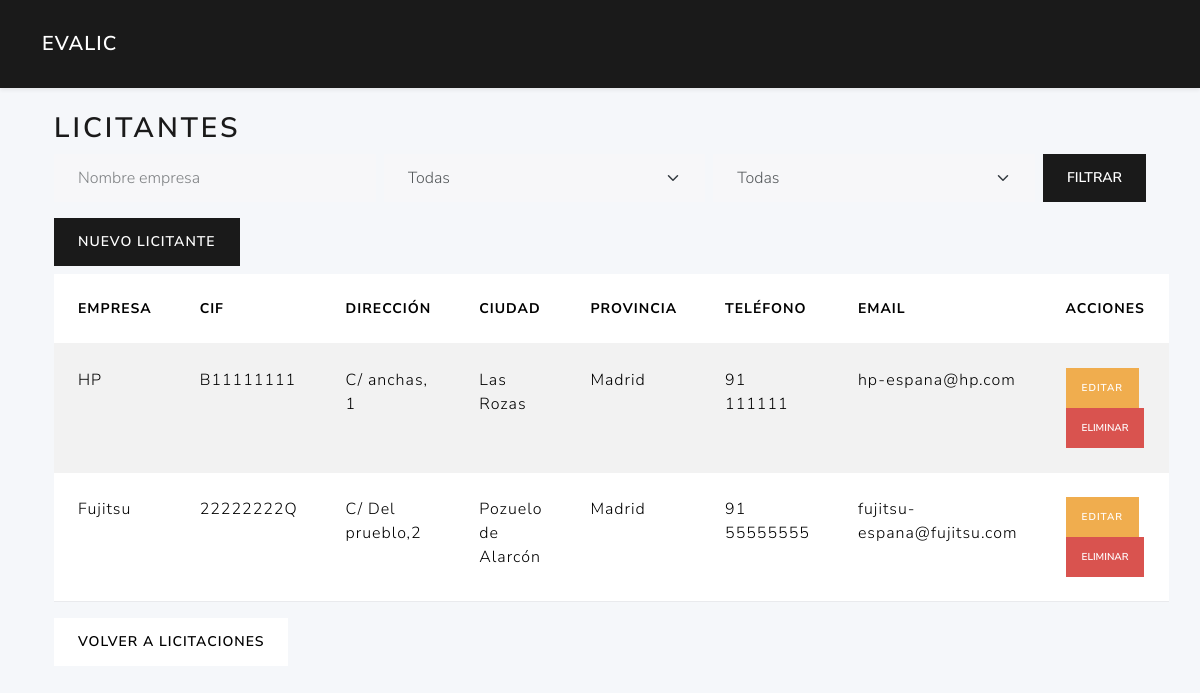
/licitantes/, run on an earlier commit of the app's database.
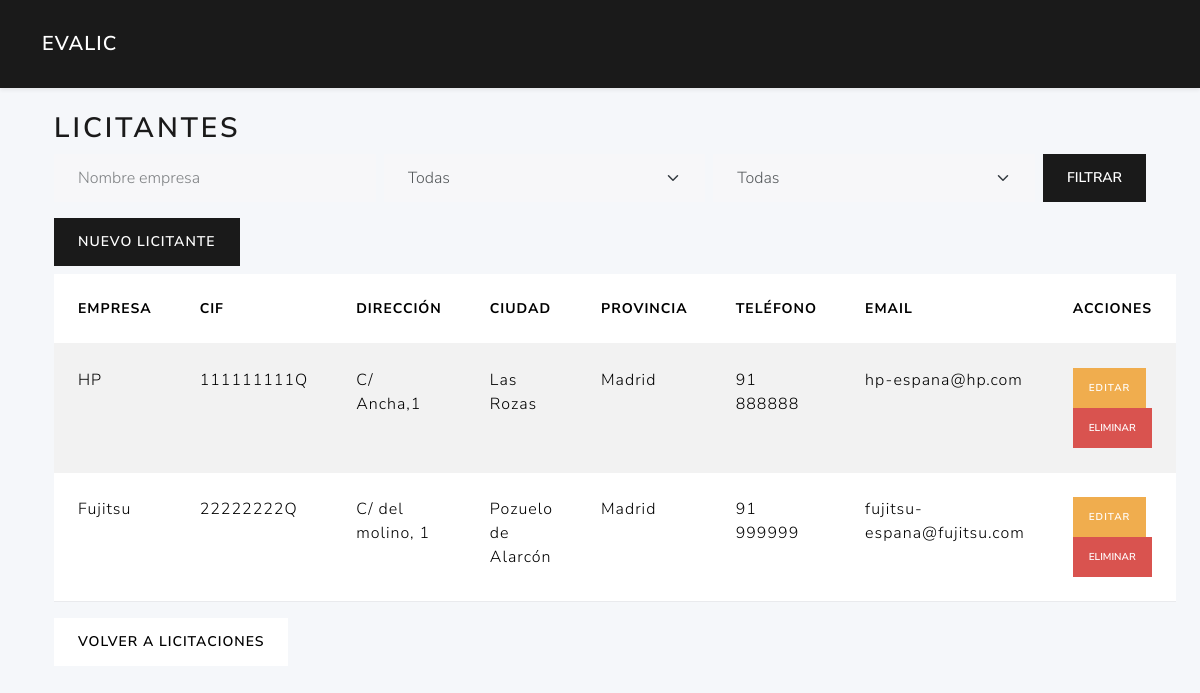
And on a later commit of the database.
### tables this page shows
CREATE TABLE licitantes (
        id  INTEGER PRIMARY KEY AUTOINCREMENT,
        nombreempresa TEXT NOT NULL,
        cif text NOT NULL,
        direccion text,
        ciudad text,
        provincia text,
        telefono text,
        email text                                                                                                                            
    );

### routes/licitantes_routes.py (the view)
@licitantes_bp.route('/')
def index():
    licitacion_id = request.args.get('licitacion_id', type=int)
    all_licitantes = list_licitantes_logic(current_app)
    lics = all_licitantes
    filtro_nombre    = request.args.get('filtro_nombre',   '').strip()
    filtro_provincia = request.args.get('filtro_provincia','')
    filtro_ciudad    = request.args.get('filtro_ciudad',   '')
    if filtro_nombre:
        lics = [
            l for l in lics
            if filtro_nombre.lower() in (l['nombreempresa'] or '').lower()
        ]
    if filtro_provincia:
        lics = [
            l for l in lics
            if l['provincia'] == filtro_provincia
        ]
    if filtro_ciudad:
        lics = [
            l for l in lics
            if filtro_ciudad.lower() in (l['ciudad'] or '').lower()
        ]
    provincias = sorted({l['provincia'] for l in all_licitantes if l['provincia']})
    ciudades   = sorted({l['ciudad']    for l in all_licitantes if l['ciudad']})
    return render_template(
        'licitantes/index.html',
        licitantes=lics,
        licitacion_id=licitacion_id,
        provincias=provincias,
        ciudades=ciudades,
        request=request
    )

### app.py (called while the page is built)
def create_app():
    app = Flask(__name__)
    app.permanent_session_lifetime = timedelta(hours=1)  # Sesión permanente por 1 hora
    app.config.from_object(Config)
    @app.context_processor
    def utility_processor():
        from flask import request, url_for
        def url_for_other_page(page):
            args = request.args.copy()
            args['page'] = page
            return url_for('licitaciones.index', **args)
        return dict(url_for_other_page=url_for_other_page)
    app.teardown_appcontext(close_connection)
    with app.app_context():
        init_db(app)
    app.register_blueprint(auth_bp)
    app.register_blueprint(user_bp)
    app.register_blueprint(licitaciones_bp)
    app.register_blueprint(ofertas_bp)
    app.register_blueprint(licitantes_bp)
    app.register_blueprint(evaluador_bp)
    app.register_blueprint(criterios_bp)
    return app

### models/dao.py (called while the page is built)
def close_connection(exception):
    db = getattr(g, '_database', None)
    if db is not None:
        db.close()

### models/licitantes_data.py (called while the page is built)
def list_licitantes(db):
    cur = db.execute(
        "SELECT id, nombreempresa, cif, direccion, ciudad, provincia, telefono, email FROM licitantes ORDER BY id"
    )
    return cur.fetchall()

### templates/licitantes/index.html (shortened to what this page needs)
{% extends 'base.html' %}
{% block content %}
<div class="container">
  <h2>Licitantes</h2>
  <form method="get" class="row g-2 mb-3 align-items-end">
    <div class="col">
      <input
        type="text"
        class="form-control"
        id="filtro_nombre"
        name="filtro_nombre"
        placeholder="Nombre empresa"
        value="{{ request.args.get('filtro_nombre','') }}"
      >
    </div>
    <div class="col">
      <select
        class="form-select"
        id="filtro_provincia"
        name="filtro_provincia"
      >
        <option value="">Todas</option>
      </select>
    </div>
    <div class="col">
      <select
        class="form-select"
        id="filtro_ciudad"
        name="filtro_ciudad"
      >
        <option value="">Todas</option>
      </select>
    </div>
    <div class="col-auto ms-auto">
      <button type="submit" class="btn btn-primary">Filtrar</button>
    </div>
  </form>
  <a href="{{ url_for('licitantes.new') }}" class="btn btn-primary mb-2">Nuevo Licitante</a>
  <table class="table table-striped">
    <thead>
      <tr>
        <th>Empresa</th>
        <th>CIF</th>
        <th>Dirección</th>
        <th>Ciudad</th>
        <th>Provincia</th>
        <th>Teléfono</th>
        <th>Email</th>
        <th>Acciones</th>
      </tr>
    </thead>
    <tbody>
      {% for lic in licitantes %}
      <tr>
        <td>{{ lic.nombreempresa }}</td>
        <td>{{ lic.cif }}</td>
        <td>{{ lic.direccion }}</td>
        <td>{{ lic.ciudad }}</td>
        <td>{{ lic.provincia }}</td>
        <td>{{ lic.telefono }}</td>
        <td>{{ lic.email }}</td>
        <td>
          <a href="{{ url_for('licitantes.edit', id=lic.id) }}" class="btn btn-sm btn-warning">Editar</a>
          <form method="post" action="{{ url_for('licitantes.delete', id=lic.id) }}" style="display:inline">
            <button class="btn btn-sm btn-danger" onclick="return confirm('Eliminar licitante?')">Eliminar</button>
          </form>
        </td>
      </tr>
      {% endfor %}
    </tbody>
  </table>
  {% if licitacion_id %}
  <a href="{{ url_for('ofertas.index', licitacion_id=licitacion_id) }}" class="btn btn-secondary">
    Volver a Ofertas
  </a>
{% else %}
  <a href="{{ url_for('licitaciones.index') }}" class="btn btn-secondary">
    Volver a Licitaciones
  </a>
{% endif %}
</div>
{% endblock %}

What changed in the data, as far as the page shows it:
changed licitantes "HP": cif "B11111111" → "111111111Q"; direccion "C/ anchas, 1" → "C/ Ancha,1"; telefono "91 111111" → "91 888888"
changed licitantes "Fujitsu": direccion "C/ Del prueblo,2" → "C/ del molino, 1"; telefono "91 55555555" → "91 999999"
